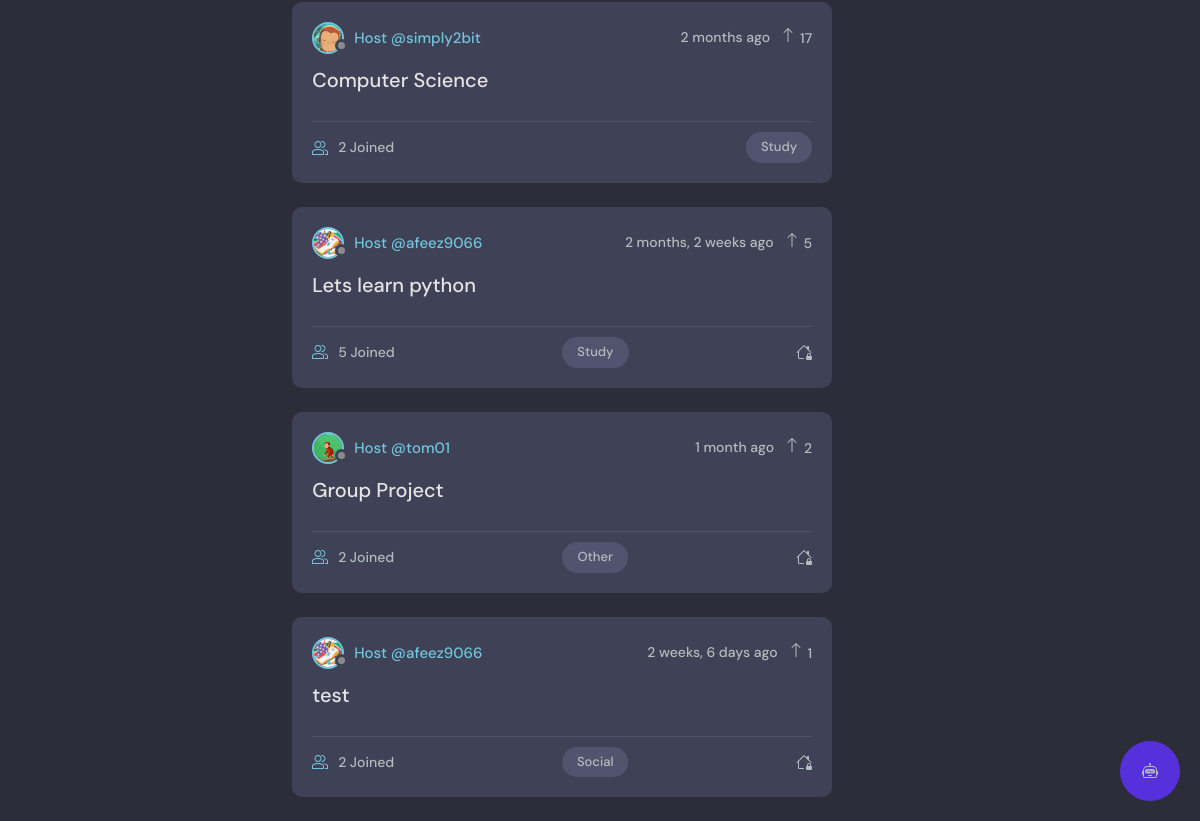
Before: / (lower part) with the older database file.
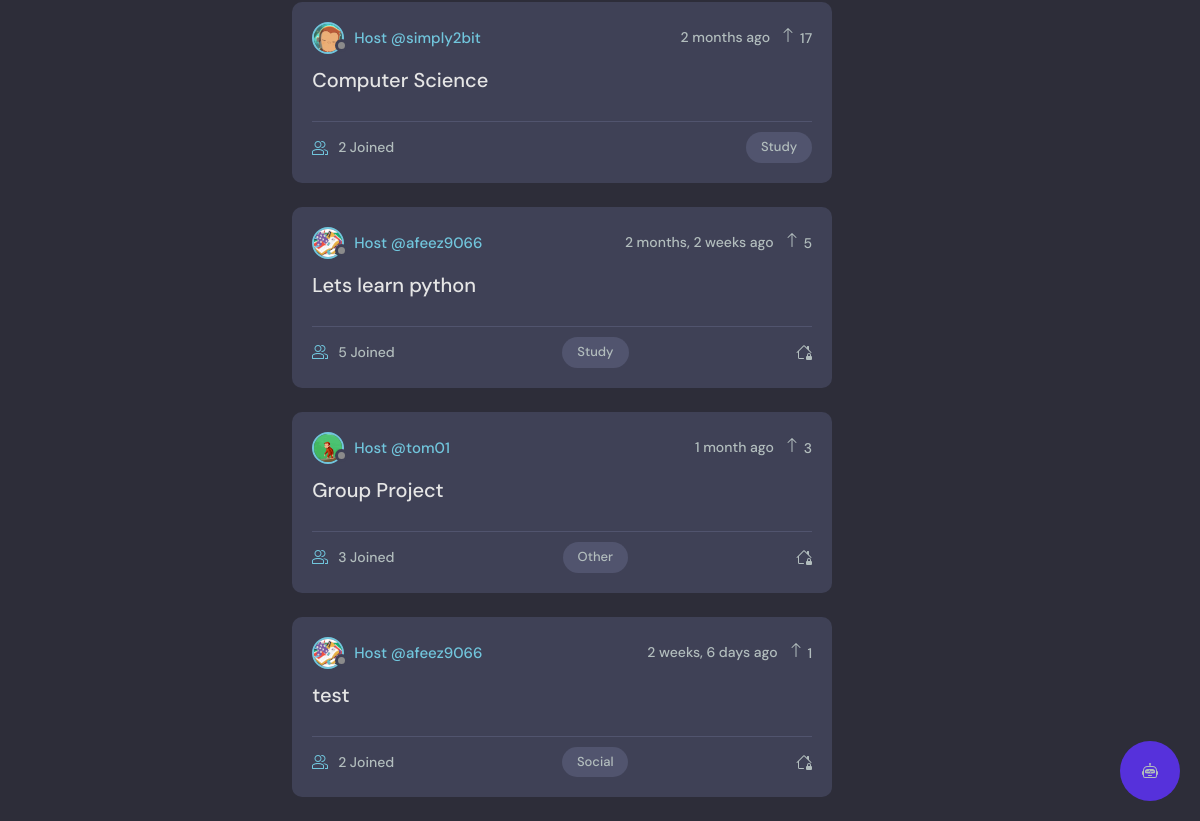
After: the same page with the newer database file.
### base/models.py (models this page shows, shortened)
class Room(models.Model):
    host = models.ForeignKey(User, on_delete=models.SET_NULL, null=True, related_name='created_rooms')
    topic = models.ForeignKey(Topic, on_delete=models.SET_NULL, null=True)
    name = models.CharField(max_length=200)
    description = models.TextField(null=True, blank=True)
    participants = models.ManyToManyField(
        User, related_name='participants', blank=True)
    updated = models.DateTimeField(auto_now=True)
    created = models.DateTimeField(auto_now_add=True)
    upvotes = models.IntegerField(default=0)
    upvoted_by = models.ManyToManyField(User, related_name='upvoted_rooms')
    is_private = models.BooleanField(default=False)
    access_code = models.CharField(max_length=10, blank=True, null=True)
    admins = models.ManyToManyField(User, related_name="admin_rooms", blank=True)
    class Meta:
        ordering = ['-updated', '-created']

class User(AbstractUser):
    name = models.CharField(max_length=200, null=True)
    email = models.EmailField(unique=True, null=True)
    bio = models.TextField(null=True)
    avatar = models.ImageField(null=True, default="avatar.svg")
    followers = models.ManyToManyField('self', related_name='following', blank=True, symmetrical=False)
    follower_count = models.IntegerField(default=0)
    last_checked = models.DateTimeField(auto_now_add=True)
    badges = models.ManyToManyField('base.Badge', blank=True)
    USERNAME_FIELD = 'email'
    REQUIRED_FIELDS = []

class Topic(models.Model):
    name = models.CharField(max_length=200)

### base/views.py (the view)
# urls.py: path('', views.home, name="home"),
def home(request):
    q = request.GET.get('q') if request.GET.get('q') != None else ''
    rooms = Room.objects.filter(
        Q(topic__name__icontains=q) |
        Q(name__icontains=q) |
        Q(description__icontains=q)
    ).order_by('-upvotes')
    topics = Topic.objects.all()[0:5]
    room_count = rooms.count()
    top_host = User.objects.annotate(num_followers=Count('followers')).order_by('-num_followers')[:5]
    if request.user.is_authenticated:
        following_users = request.user.followers.all()
        room_messages = Message.objects.filter(
            Q(room__topic__name__icontains=q),
            Q(user=request.user) | Q(user__in=following_users)
        ).order_by('-created')[:5]
    else:
        room_messages = Message.objects.none()  # Return an empty queryset
    context = {'rooms': rooms, 'topics': topics,
               'room_count': room_count, 'room_messages': room_messages,
               'top_host': top_host}
    return render(request, 'base/home.html', context)

### base/templates/base/home.html (shortened to what this page needs)
{% extends 'main.html' %}
{% load static %}
{% block content %}
<main class="layout layout--3">
  <div class="container">
    <div class="roomList">
      {% include 'base/feed_component.html' %}
    </div>
  </div>
</main>
{% endblock %}

### base/templates/base/feed_component.html (shortened to what this page needs)
{% for room in rooms %}
<div class="roomListRoom">
    <div class="roomListRoom__header">
        {% if room.host %}
        <a href="{% url 'user-profile' room.host.id %}" class="roomListRoom__author">
    {% endif %}
            <div class="avatar avatar--small">
                <img src="{{room.host.avatar.url}}" />
            </div>
            <span>Host @{{room.host.username}}</span>
        </a>
        <div class="roomListRoom__actions">
            <span>{{room.created|timesince}} ago</span>
            <form class="upvote-form" method="POST" action="{% url 'upvote' %}">
                <div class="upvote-container" style="cursor: pointer;">
                    <svg xmlns="http://www.w3.org/2000/svg" width="16" height="16" fill="currentColor" class="bi bi-arrow-up" viewBox="0 0 16 16"> <path fill-rule="evenodd" d="M8 15a.5.5 0 0 0 .5-.5V2.707l3.146 3.147a.5.5 0 0 0 .708-.708l-4-4a.5.5 0 0 0-.708 0l-4 4a.5.5 0 1 0 .708.708L7.5 2.707V14.5a.5.5 0 0 0 .5.5z"/>
                    </svg>
                    <span class="upvote-count">{{ room.upvotes }}</span>
                </div>
            </form>
        </div>
    </div>
    <div class="roomListRoom__content">
        <a href="{% url 'room' room.id %}">{{room.name}}</a>
    </div>
    <div class="roomListRoom__meta">
        <a href="{% url 'room' room.id %}" class="roomListRoom__joined">
            {{room.participants.all.count}} Joined
        </a>
        <p class="roomListRoom__topic">{{room.topic.name}}</p>
    </div>
</div>
{% endfor %}

Changed rows visible on the page:
changed Room "Group Project": upvotes "2" → "3"; participants.all.count "2" → "3"
